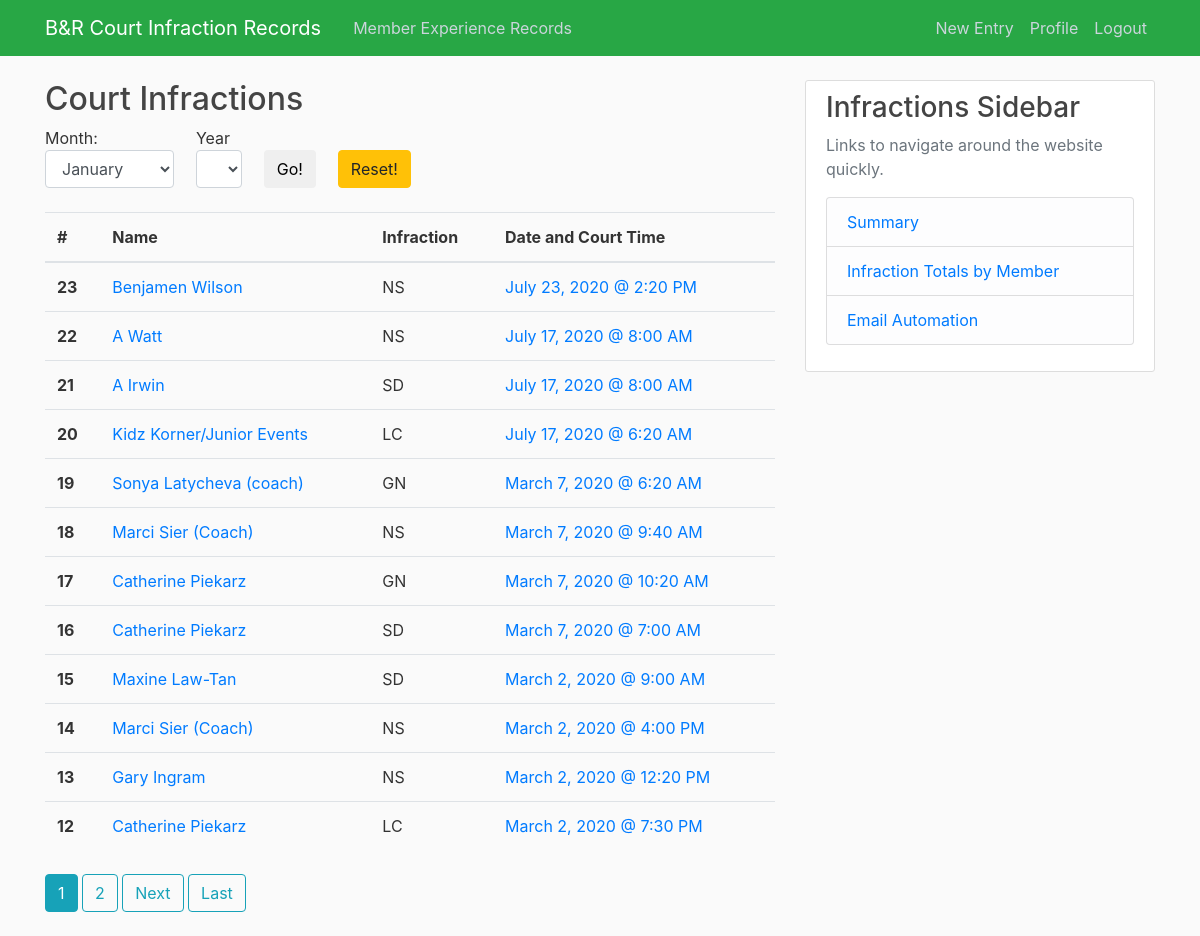
/courtinfractions/summary/ (signed in), run on an earlier commit of the app's database.
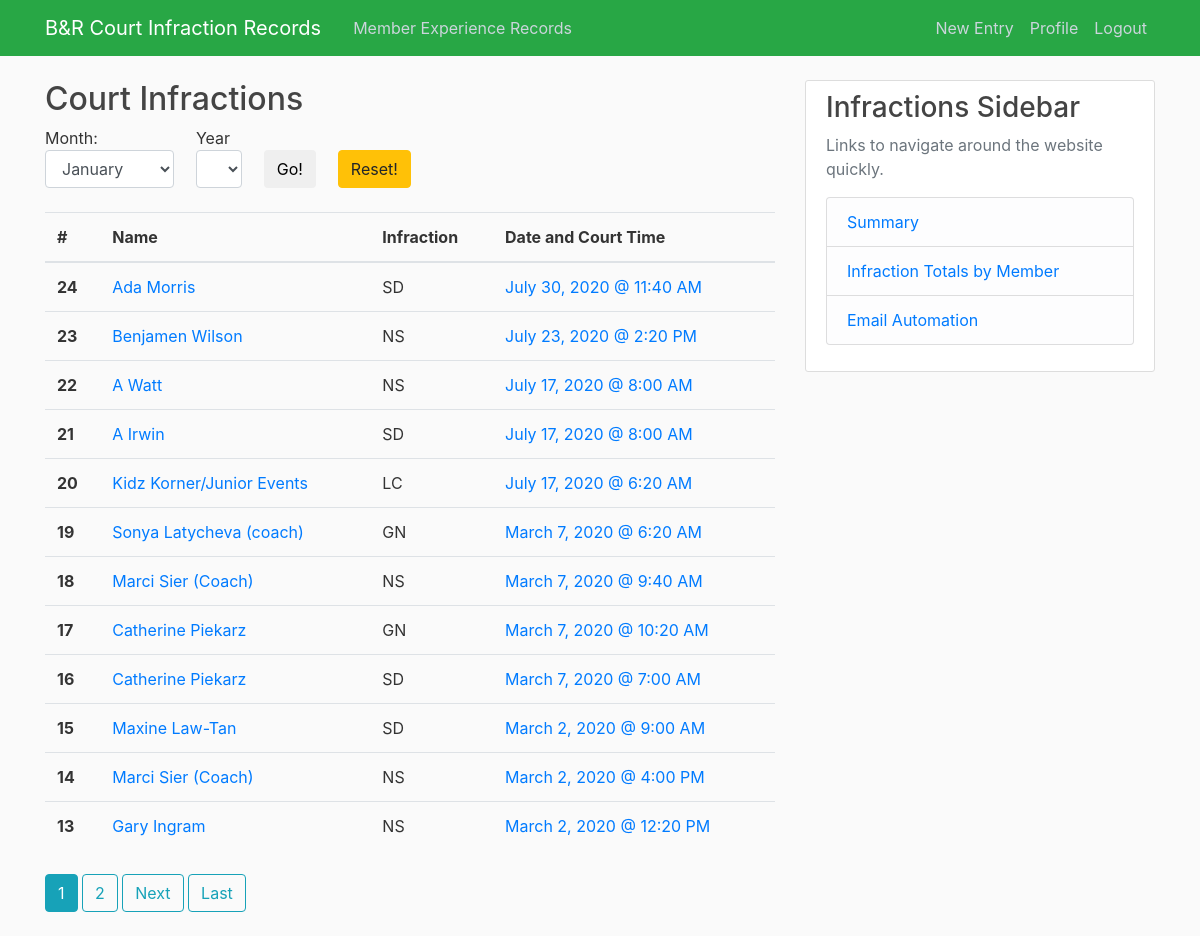
And on a later commit of the database.
### courtinfractions/models.py (models this page shows, shortened)
class courtInf(models.Model):
    codeInf=[
        ('LC1', 'Late Cancel'),
        ('NS1', 'No Show'),
        ('SD1', 'Singles to Doubles'),
        ('GN1', 'Guest Name'),
        ('OTH', 'Other (Please specify in notes)'),
    ]
    codeTime=[
        ('5:40 AM', '5:40 AM'),
        ('6:00 AM', '6:00 AM'),
        ('6:20 AM', '6:20 AM'),
        ('7:00 AM', '7:00 AM'),
        ('7:40 AM', '7:40 AM'),
        ('8:00 AM', '8:00 AM'),
        ('8:20 AM', '8:20 AM'),
        ('9:00 AM', '9:00 AM'),
        ('9:40 AM', '9:40 AM'),
        ('10:00 AM', '10:00 AM'),
        ('10:20 AM', '10:20 AM'),
        ('11:00 AM', '11:00 AM'),
        ('11:40 AM', '11:40 AM'),
        ('12:00 PM', '12:00 PM'),
        ('12:15 PM', '12:15 PM'),
        ('12:20 PM', '12:20 PM'),
        ('1:00 PM', '1:00 PM'),
        ('1:15 PM', '1:15 PM'),
        ('1:40 PM', '1:40 PM'),
        ('2:00 PM', '2:00 PM'),
        ('2:15 PM', '2:15 PM'),
        ('2:20 PM', '2:20 PM'),
        ('3:00 PM', '3:00 PM'),
        ('3:30 PM', '3:30 PM'),
        ('3:40 PM', '3:40 PM'),
        ('4:00 PM', '4:00 PM'),
        ('4:20 PM', '4:20 PM'),
        ('4:30 PM', '4:30 PM'),
        ('5:00 PM', '5:00 PM'),
        ('5:30 PM', '5:30 PM'),
        ('5:40 PM', '5:40 PM'),
        ('6:00 PM', '6:00 PM'),
        ('6:20 PM', '6:20 PM'),
        ('6:30 PM', '6:30 PM'),
        ('7:00 PM', '7:00 PM'),
        ('7:30 PM', '7:30 PM'),
        ('7:40 PM', '7:40 PM'),
        ('8:00 PM', '8:00 PM'),
        ('8:20 PM', '8:20 PM'),
        ('8:30 PM', '8:30 PM'),
        ('9:00 PM', '9:00 PM'),
        ('9:30 PM', '9:30 PM'),
        ('9:40 PM', '9:40 PM'),
        ]
    sport = models.CharField(max_length=10)
    name = models.ForeignKey(contactInfo, on_delete=models.PROTECT)
    infraction = models.CharField(max_length=3, choices=codeInf)
    date = models.DateField(default=timezone.now)
    courtTime = models.CharField(max_length=8, choices=codeTime)
    notes = models.TextField(blank=True)
    date_created = models.DateTimeField(default=timezone.now)
    author = models.ForeignKey(User, on_delete=models.PROTECT)

class contactInfo(models.Model):
    memberName = models.CharField(max_length=200)
    email = models.CharField(max_length=254)
    def __str__(self):
        return self.memberName

### courtinfractions/views.py (the view)
# urls.py: path('summary/', CIListView.as_view(), name='CI-summary'),
class CIListView(LoginRequiredMixin, ListView):
    model = courtInf
    template_name = 'courtinfractions/summary.html'
    context_object_name = 'records'
    ordering = '-date_created'
    paginate_by=12
    month_list = ['January', 'February', 'March', 'April', 'May', 'June', 'July',
                  'August', 'September', 'October', 'November', 'December']
    def get_context_data(self, **kwargs):
        context = super(CIListView, self).get_context_data(**kwargs)
        context.update({
            'month_list': self.month_list,
        })
        return context
    def get_queryset(self):
        if self.request.method == 'GET':
            print('A date query has been entered')
            month = self.request.GET.get('month')
            year = self.request.GET.get('year')
            print('month: ', str(month))
            print('year: ', str(year))
            if month is None or year is None:
                return courtInf.objects.order_by('-date_created').all()
            else:
                return courtInf.objects.filter(date__month=month,
                                               date__year=year).order_by('-date_created').all()

### courtinfractions/Templates/courtinfractions/summary.html (shortened to what this page needs)
{% extends 'courtinfractions/base.html' %}
{% block content %}
    <h2>Court Infractions</h2>
    <div>
        <form class="well contact-form" method='GET'>
            <div style="float:left;">
                Month:
                <select class="well form-control" name="month">
                    {% for month in month_list %}
                        <option value="{{ forloop.counter }}">{{ month }}</option>
                    {% endfor %}
                </select>
            </div>
            <div style="float:left; margin-left:3%;">
                Year
                <select class="well form-control" name="year">
                </select>
            </div>
            <div style="float:left; margin-left:3%;">
                <br>
                <button type="submit" class="btn btn-default">Go!</button>
            </div>
            <div style="float:left; margin-left:3%;">
                <br>
                <a href="{% url 'CI-summary' %}" class="btn btn-warning">Reset!</a>
            </div>
        </form>
    </div>
    <br>
    <table class="table">
        <thead>
            <tr>
                <th scope="col">#</th>
                <th scope="col">Name</th>
                <th scope="col">Infraction</th>
                <th scope="col">Date and Court Time</th>
            </tr>
        </thead>
        <tbody>
    {% for record in records %}
        <tr>
            <th scope="row">{{ record.id }}</th>
            <td><a class="article-content" href="{% url 'CI-record' record.id %}">{{ record.name }}</a></td>
            <td>{{ record.infraction.0 }}{{ record.infraction.1 }}</td>
            <td><a class="article-content" href="{% url 'CI-date' record.date %}">{{ record.date }} @ {{ record.courtTime }}</a></td>
        </tr>
    {% endfor %}
        </tbody>
    </table>
    <div class="mt-4">
        {% if is_paginated %}
            {% for num in page_obj.paginator.page_range %}
                {% if page_obj.number == num %}
                    <a class = "btn btn-info mb-4" href="?page={{ num }}">{{ num }}</a>
                {% elif num > page_obj.number|add:'-3' and num < page_obj.number|add:'3' %}
                    <a class = "btn btn-outline-info mb-4" href="?page={{ num }}">{{ num }}</a>
                {% endif %}
            {% endfor %}
            {% if page_obj.has_next  %}
                <a class = "btn btn-outline-info mb-4" href="?page={{ page_obj.next_page_number }}">Next</a>
                <a class = "btn btn-outline-info mb-4" href="?page={{ page_obj.paginator.num_pages }}">Last</a>
            {% endif %}
        {% endif %}
        </div>
{% endblock content %}

What changed in the data, as far as the page shows it:
no longer on this page (row unchanged): courtInf: id "12", name "Catherine Piekarz", infraction.0 "L", infraction.1 "C", date "March 2, 2020", courtTime "7:30 PM"
added courtInf: id "24", name "Ada Morris", infraction.0 "S", infraction.1 "D", date "July 30, 2020", courtTime "11:40 AM"
